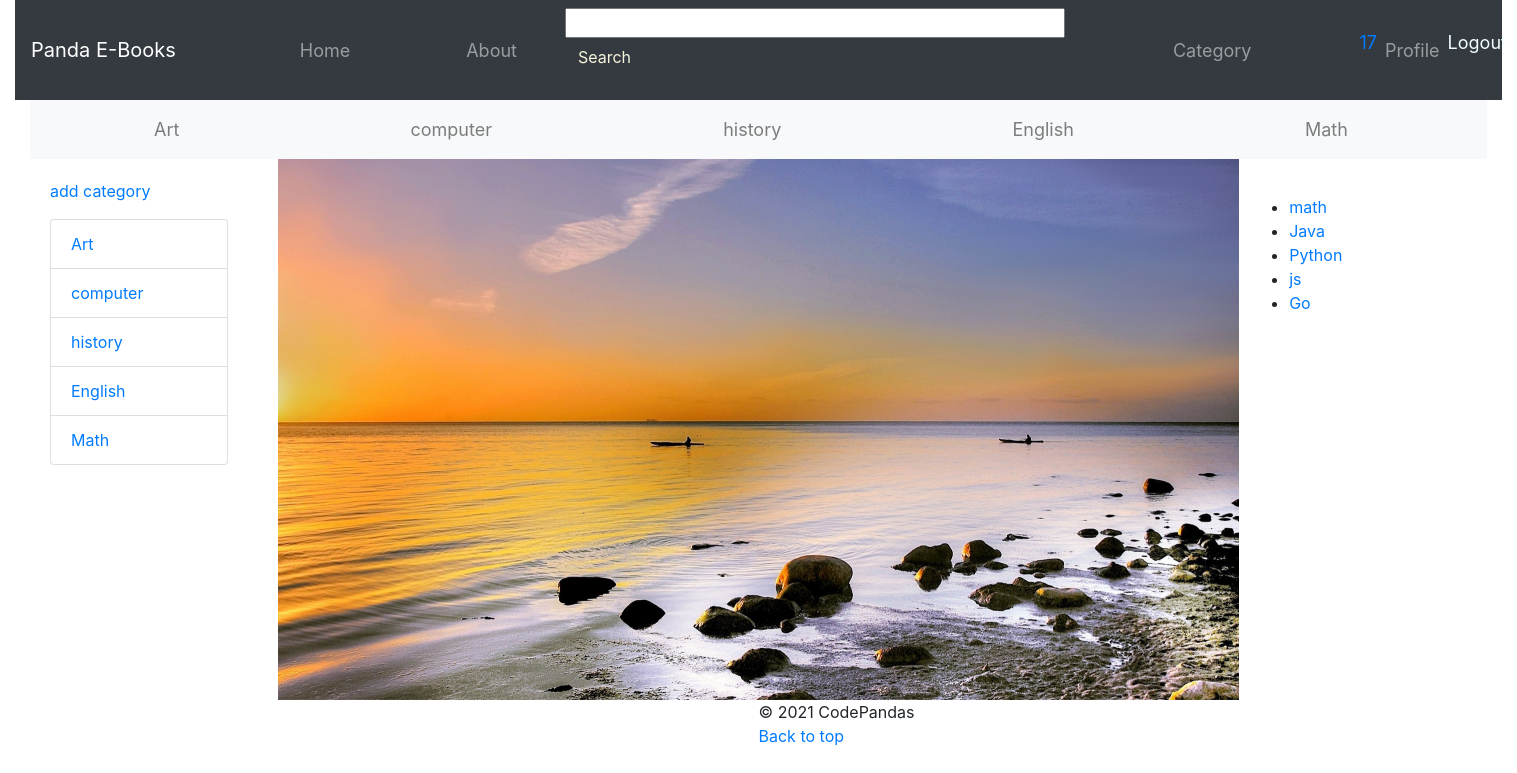
The app's page / (signed in) with its own data.
### panda/models.py (models this page shows, shortened)
class Category(models.Model):
    MAX_LENGTH = 200
    name = models.CharField(max_length=MAX_LENGTH,unique=True)
    likes = models.IntegerField(default=0)
    Sdescription =models.CharField(max_length=MAX_LENGTH)
    slug = models.SlugField(unique=True,blank=True)
    class Meta:
        verbose_name_plural = 'Categories'

class Book(models.Model):
    TITLE_MAX_SIZE = 128
    category = models.ForeignKey(Category, on_delete=models.CASCADE)
    name = models.CharField(max_length=TITLE_MAX_SIZE)
    slug = models.SlugField(unique=True,blank=True)
    views = models.IntegerField(default=0)
    image = models.ImageField(upload_to='book_images',blank = True)
    likes = models.IntegerField(default=0)
    rating = models.FloatField(default=0.0)
    description = models.CharField(max_length=500)
    def photo_url(self):
        if self.image and hasattr(self.image, 'url'):
            return self.image.url
        else:
            return '/media/book_images/rango.jpg'

### panda/views.py (the view)
# urls.py: path('',views.homepage, name='homepage'),
def homepage(request):
    context_dict ={}
    category_list = Category.objects.order_by('-likes')[:5]
    book_list = Book.objects.order_by('-likes')[:5]
    context_dict['categories'] = category_list
    context_dict['books'] = book_list
    return render(request,'panda/homepage.html',context=context_dict)

### templates/panda/homepage.html (shortened to what this page needs)
{% extends 'panda/base.html' %}
{% load staticfiles %}
{% block main_block %}
<div class="container-fluid">
  <nav class="navbar navbar-expand-lg navbar-light bg-light">
    <div class="collapse navbar-collapse" id="navbarSupportedContent">
      {% if categories %}
      {% for category in categories %}
      <ul class="navbar-nav mr-auto" >
    <a class="nav-link" href="{% url 'panda:show_category' category.slug %}">{{ category.name }}
    </a>
  </ul>
      {% endfor %}
      {% endif %}
    </div>
  </nav>
</div>
<div class="container-fluid">
  <div class="row">
    <div class="col-2">
      <div class="card-body">
        <a href="{% url 'panda:add_category' %}">add category</a>
        <p class="card-text">
        {% if categories %}
        <ul class="list-group">
        {% for category in categories %}
        <li class="list-group-item"><a href="{% url 'panda:show_category' category.slug %}">{{ category.name }}</a></li>
        {% endfor %}
        </ul>
        {% else %}
        <strong>There are no categories present.</strong>
        {% endif %}
        </p>
      </div>
    </div>
    <div class="col-8" >
      <div id="carouselExampleSlidesOnly" class="carousel slide" data-ride="carousel">
        <div class="carousel-inner">
          <div class="carousel-item active">
            <img src="{% static 'images/rango.jpg' %}" class="d-block w-100" alt="...">
        </div>
        </div>
      </div>
    </div>
    <div class="col">
      <div class="card-body">
        <p class="card-text">
        {% if books %}
        <ul class="list-group">
        {% for book in books %}
        <li><a href="{% url 'panda:show_book' book.slug %}">{{ book.name }}</a></li>
        {% endfor %}
        </ul>
        {% else %}
        <strong>There are no books present.</strong>
        {% endif %}
        </p>
      </div>
    </div>
  </div>
</div>
{% endblock %}

### templates/panda/base.html (shortened to what this page needs)
<!DOCTYPE html>
{% load staticfiles %}
<html lang="en">
    <head>
        <link rel="stylesheet" href="/static/bootstrap/css/bootstrap.min.css">
      </head>
      <body>
            <header class ="container-fluid" id ="top">
                {% block header_block %}
                <nav class="navbar navbar-expand-lg navbar-dark bg-dark">
                    <a class="navbar-brand" href="{% url 'panda:homepage' %}">Panda E-Books</a>
                    <div class="collapse navbar-collapse" id="navbarSupportedContent">
                      <ul class="navbar-nav mr-auto">
                          <a class="nav-link" href="{% url 'panda:homepage' %}">Home </a>
                      </ul>
                      <ul class="navbar-nav mr-auto">
                        <a class="nav-link" href="{% url 'panda:homepage' %}">About </a>
                    </ul>
                    <ul>
                      <form >
                          <input class="search" >
                          <button class="btn" type="submit" style="color: beige;">Search</button>
                      </form> </ul>
                    <ul class="navbar-nav mr-auto">
                      <a class="nav-link" href="{% url 'panda:homepage' %}">Category </a>
                  </ul>
                  <ul class="navbar-nav mr-auto">
                    {% if user.is_authenticated %}
                   <li><a href="{% url 'panda:profile' user.username %}">{{user.username}}</a></li>
                   <li >
                    <a class="nav-link" href="{% url 'panda:profile' user.username %}">Profile</a>
                    </li>
                    <li><a href="{% url 'auth_logout' %}?next={% url 'panda:homepage' %}" style="color: azure;">Logout</a></li>
                {% else %}
                    <li ><a href="{% url 'auth_login' %}" style="color: azure;padding-right: 2px;">login</a></li>
                    <li><a href="#" style="color: azure;padding-right: 2px;">|</a></li>
                    <li><a href="{% url 'registration_register' %}"style="color: azure;padding-right: 2px;">sign up</a></li>
                {% endif %}
                </ul>
                    </div>
                  </nav>
                  {% endblock %}
                  <div>
                    {% block main_block %}{% endblock %}
                  </div>
                  <footer class="container-fluid">
                    <footer>
                      <p class ="back" >&copy; 2021 CodePandas </p><br/>
                      <p class ="back"><a href="#top">Back to top</a></p>
                  </footer>
                  </footer>
            </header>
      </body>
    </html>

### templates/panda/base.html (style rules this page uses)
.navbar-nav { padding-left: 100px; font-size: large; }
.back { text-align: center; position: absolute; left:50%; }
.search { width: 500px; }

### records on screen
Category: name "Art"
Category: name "computer"
Category: name "history"
Category: name "English"
Category: name "Math"
Book: name "math"
Book: name "Java"
Book: name "Python"
Book: name "js"
Book: name "Go"

### other values on screen
{{ user.username }} "17"
